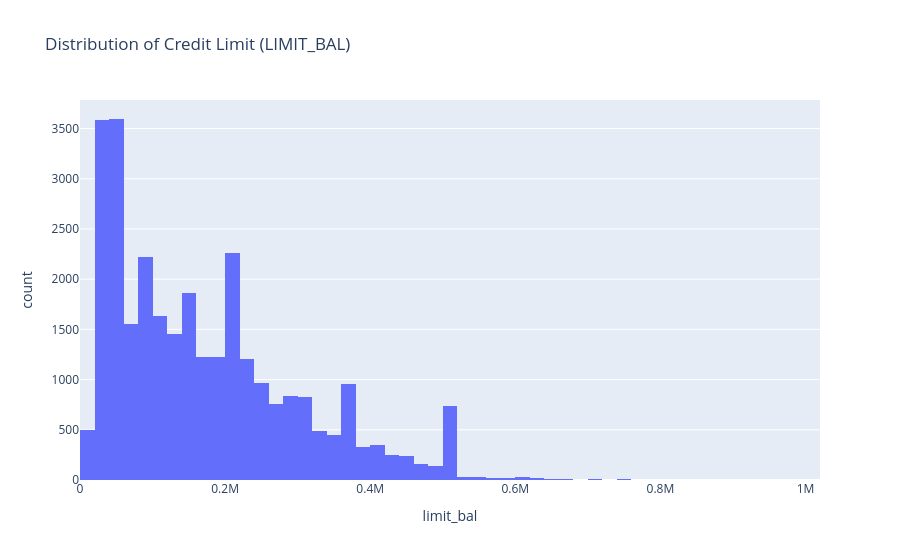

Here is the notebook cell this chart was saved with:
### Markdown cell above
---
### Credit Limit Distribution

We analyze how credit limits are distributed across customers.

This helps us understand customer financial capacity.

### Code cell
fig = px.histogram(
    df,
    x="limit_bal",
    nbins=50,
    title="Distribution of Credit Limit (LIMIT_BAL)"
)

fig.show()

### Figure 1 — Plotly figure (JSON) as saved in the notebook; plotly's stock layout.template omitted (floating-point values rounded to 4 significant figures; data arrays with more than 128 entries replaced by an {"elided": "..."} marker saying what was removed)
{"data": [{"bingroup": "x", "hovertemplate": "limit_bal=%{x}<br>count=%{y}<extra></extra>", "legendgroup": "", "marker": {"color": "#636efa", "pattern": {"shape": ""}}, "name": "", "nbinsx": 50, "orientation": "v", "showlegend": false, "type": "histogram", "x": {"elided": "30000 int values"}, "xaxis": "x", "yaxis": "y"}], "layout": {"autosize": true, "barmode": "relative", "legend": {"tracegroupgap": 0}, "title": {"text": "Distribution of Credit Limit (LIMIT_BAL)"}, "xaxis": {"anchor": "y", "autorange": true, "domain": [0, 1], "range": [-0.5, 1020000.0], "title": {"text": "limit_bal"}, "type": "linear"}, "yaxis": {"anchor": "x", "autorange": true, "domain": [0, 1], "range": [0, 3784.0], "title": {"text": "count"}}}}
